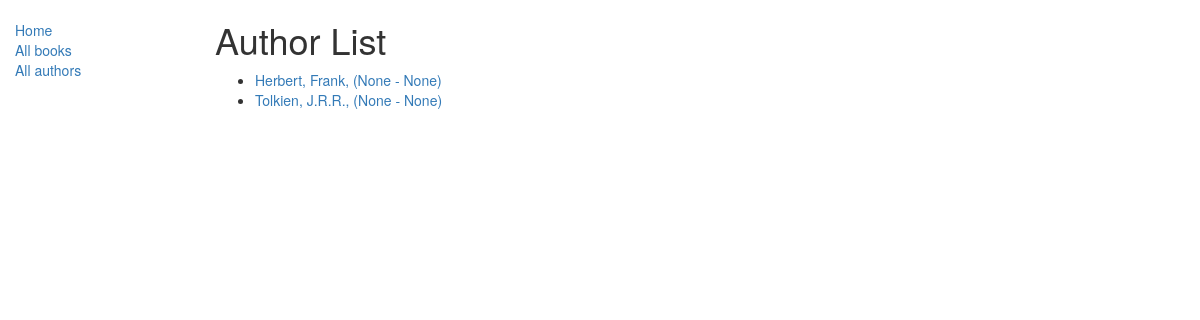
The app's page /catalog/authors/, older data.
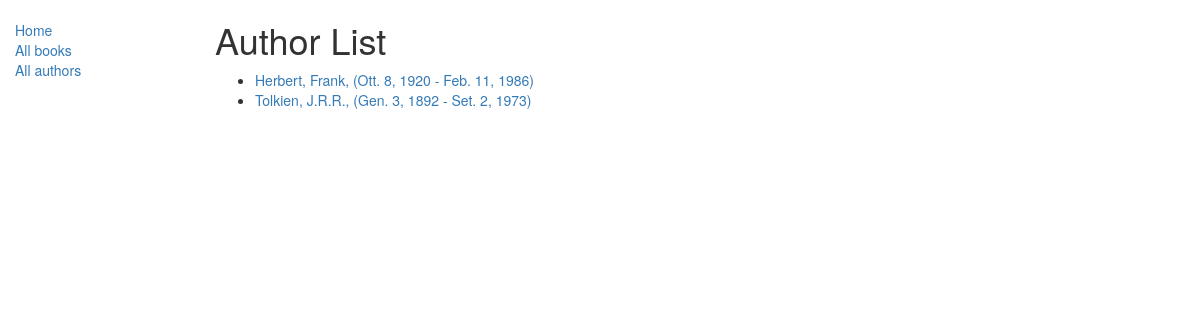
The same page, newer data.
### catalog/models.py (models this page shows, shortened)
class Author(models.Model):
    first_name = models.CharField(max_length=100)
    last_name = models.CharField(max_length=100)
    date_of_birth = models.DateField(null=True, blank=True)
    date_of_death = models.DateField('Died', null=True, blank=True)
    class Meta:
        ordering = ["last_name","first_name"]
    def get_absolute_url(self):
        return reverse('author-detail', args=[str(self.id)])

### catalog/views.py (the view)
# urls.py: path('authors/', views.AuthorListView.as_view(), name='authors'),
class AuthorListView(generic.ListView):
    model = Author
    paginate_by = 10

### catalog/templates/catalog/author_list.html
{% extends "base_generic.html" %}
{% block content %}
    <h1>Author List</h1>
    {% if author_list %}
    <ul>
      {% for author in author_list %}
      <li>
        <a href="{{ author.get_absolute_url }}">{{ author.last_name }}, {{ author.first_name }}, ({{ author.date_of_birth}} - {{ author.date_of_death }})</a>
      </li>
      {% endfor %}
    </ul>
    {% else %}
      <p>There are no authors in the library.</p>
    {% endif %}
{% endblock %}

Row changes from the older to the newer data that the page shows:
changed Author "Herbert": date_of_birth "None" → "Ott. 8, 1920"; date_of_death "None" → "Feb. 11, 1986"
changed Author "Tolkien": date_of_birth "None" → "Gen. 3, 1892"; date_of_death "None" → "Set. 2, 1973"
